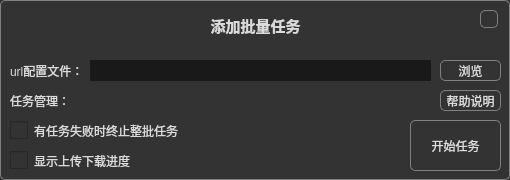
<?xml version="1.0" encoding="UTF-8"?>
<ui version="4.0">
 <class>Widget_addBatch</class>
 <widget class="QWidget" name="Widget_addBatch">
  <property name="geometry">
   <rect>
    <x>0</x>
    <y>0</y>
    <width>510</width>
    <height>180</height>
   </rect>
  </property>
  <property name="windowTitle">
   <string>Form</string>
  </property>
  <property name="styleSheet">
   <string notr="true">QWidget{border:1px solid #808080;border-radius:5%;background-color:#333333;color:#DBDBDB;}
QWidget:disabled{color:#909090;}
QLineEdit{border:0px;padding:0px 3px 0px 3px;background-color:#191919;}
QCheckBox,QLabel{border:0px;}
QCheckBox::indicator{width:18px;height:18px;}
QCheckBox::indicator:unchecked{border-image:url(://resources/checkbox.png) 0 0 0 0 repeat repeat;}
QCheckBox::indicator:checked{border-image:url(://resources/checkbox.png) 72 0 0 0 repeat repeat;}
QPushButton:hover{background-color:#636363;}
QComboBox QAbstractItemView {outline: 0px;}
QComboBox QAbstractItemView::item:selected {background-color: #636363;}
QProgressBar{border:1px solid #808080;background-color:#191919;}
QScrollBar{border:0px;background-color:#292929;width:14px;}
QScrollBar::handle{border:1px solid #636363;background-color:#333333;margin: 16px 0px 16px 0px;min-height:30px;}
QScrollBar::add-page:vertical, QScrollBar::sub-page:vertical {
	background: transparent;
}
QLineEdit,QComboBox,QProgressBar{
border-radius:0%;
}</string>
  </property>
  <widget class="QLabel" name="label_16">
   <property name="geometry">
    <rect>
     <x>10</x>
     <y>60</y>
     <width>81</width>
     <height>21</height>
    </rect>
   </property>
   <property name="text">
    <string>url配置文件：</string>
   </property>
  </widget>
  <widget class="QLabel" name="label_21">
   <property name="geometry">
    <rect>
     <x>180</x>
     <y>10</y>
     <width>151</width>
     <height>31</height>
    </rect>
   </property>
   <property name="font">
    <font>
     <family>微软雅黑</family>
     <pointsize>11</pointsize>
     <weight>75</weight>
     <bold>true</bold>
    </font>
   </property>
   <property name="text">
    <string>添加批量任务</string>
   </property>
   <property name="alignment">
    <set>Qt::AlignCenter</set>
   </property>
  </widget>
  <widget class="QCheckBox" name="cb_showProgress">
   <property name="geometry">
    <rect>
     <x>10</x>
     <y>150</y>
     <width>141</width>
     <height>21</height>
    </rect>
   </property>
   <property name="text">
    <string>显示上传下载进度</string>
   </property>
   <property name="iconSize">
    <size>
     <width>18</width>
     <height>18</height>
    </size>
   </property>
  </widget>
  <widget class="QLabel" name="label_19">
   <property name="geometry">
    <rect>
     <x>10</x>
     <y>90</y>
     <width>81</width>
     <height>21</height>
    </rect>
   </property>
   <property name="text">
    <string>任务管理：</string>
   </property>
  </widget>
  <widget class="QLineEdit" name="lineEdit_config">
   <property name="geometry">
    <rect>
     <x>90</x>
     <y>60</y>
     <width>341</width>
     <height>21</height>
    </rect>
   </property>
  </widget>
  <widget class="QCheckBox" name="cb_abortBatch">
   <property name="geometry">
    <rect>
     <x>10</x>
     <y>120</y>
     <width>181</width>
     <height>21</height>
    </rect>
   </property>
   <property name="text">
    <string>有任务失败时终止整批任务</string>
   </property>
   <property name="iconSize">
    <size>
     <width>18</width>
     <height>18</height>
    </size>
   </property>
  </widget>
  <widget class="QPushButton" name="btn_start">
   <property name="geometry">
    <rect>
     <x>410</x>
     <y>120</y>
     <width>91</width>
     <height>51</height>
    </rect>
   </property>
   <property name="font">
    <font>
     <family>微软雅黑</family>
    </font>
   </property>
   <property name="text">
    <string>开始任务</string>
   </property>
  </widget>
  <widget class="QPushButton" name="btn_browser">
   <property name="geometry">
    <rect>
     <x>440</x>
     <y>60</y>
     <width>61</width>
     <height>21</height>
    </rect>
   </property>
   <property name="text">
    <string>浏览</string>
   </property>
  </widget>
  <widget class="QPushButton" name="btn_close">
   <property name="geometry">
    <rect>
     <x>480</x>
     <y>10</y>
     <width>18</width>
     <height>18</height>
    </rect>
   </property>
   <property name="styleSheet">
    <string notr="true">QPushButton{border-image:url(:/resources/close.png) 0 0 0 0 repeat repeat;}</string>
   </property>
   <property name="text">
    <string/>
   </property>
  </widget>
  <widget class="QPushButton" name="btn_help">
   <property name="geometry">
    <rect>
     <x>440</x>
     <y>90</y>
     <width>61</width>
     <height>21</height>
    </rect>
   </property>
   <property name="text">
    <string>帮助说明</string>
   </property>
  </widget>
 </widget>
 <resources/>
 <connections/>
</ui>
